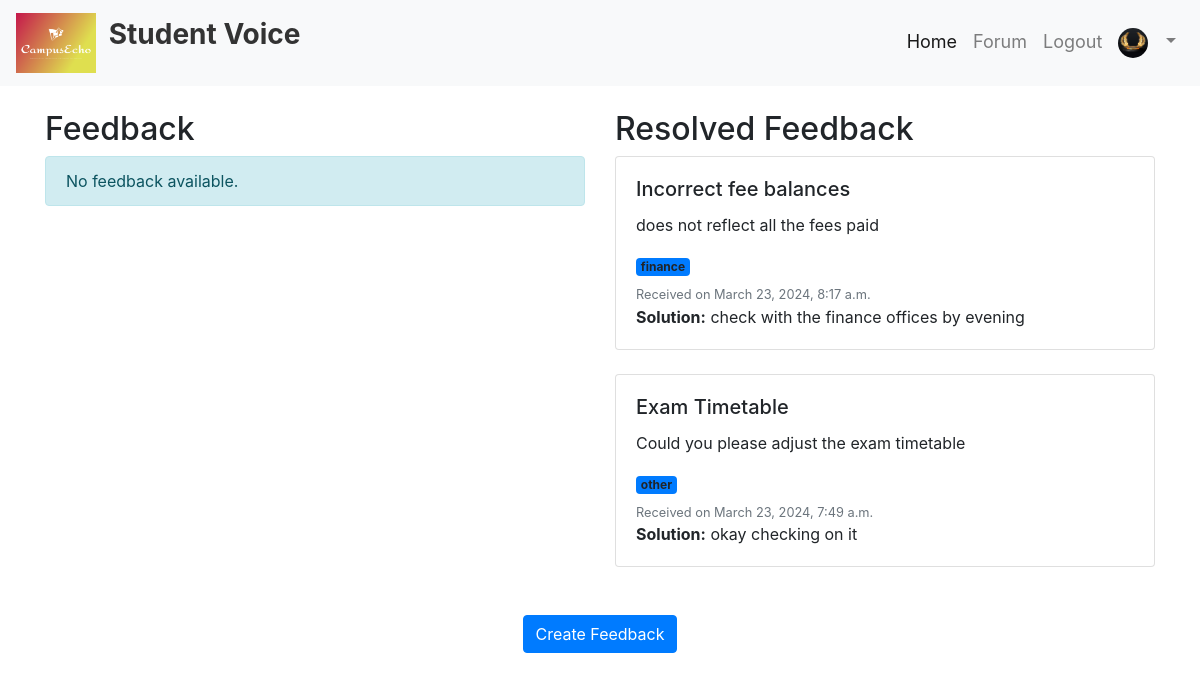
The app's page /student/ (signed in), older data.
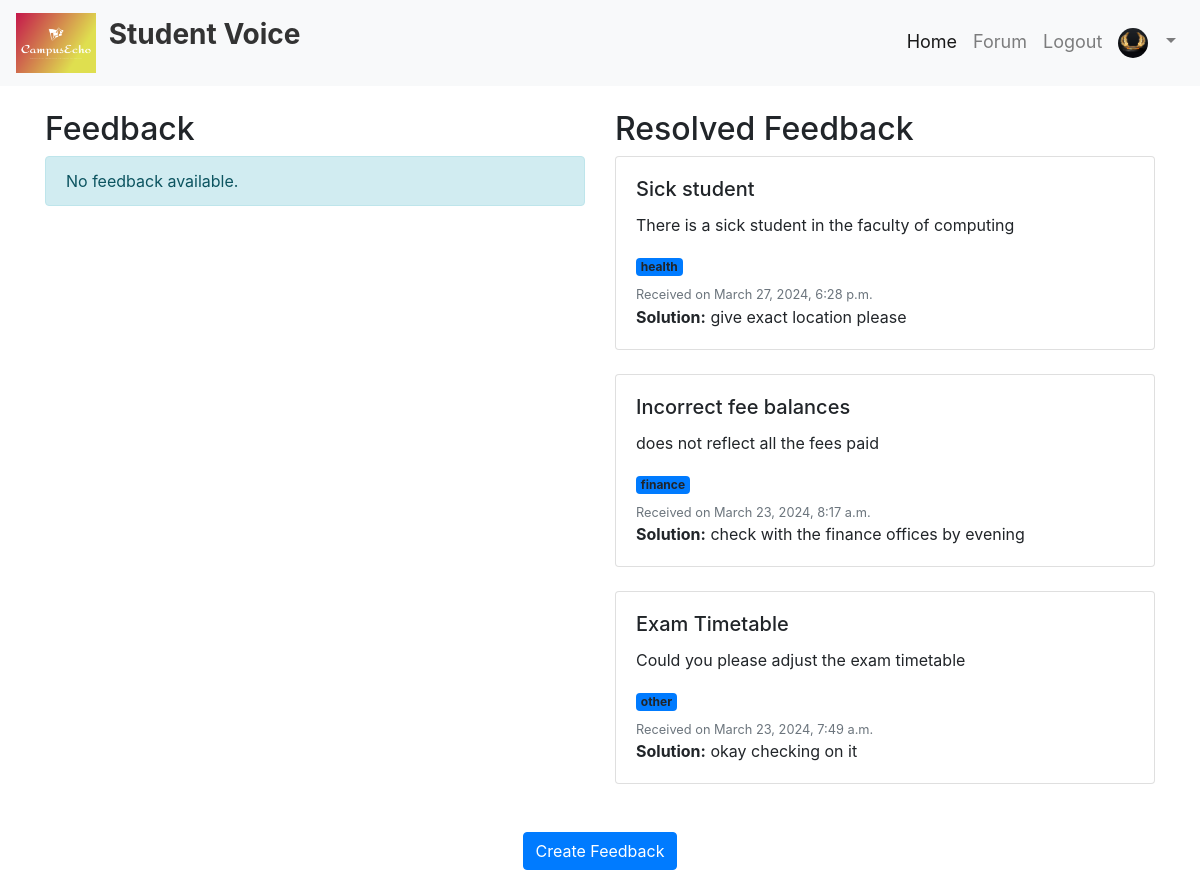
The same page, newer data.
### campusEcho/models.py (models this page shows, shortened)
class Feedback(models.Model):
    CATEGORY_CHOICES = [
        ('academics', 'Academics'),
        ('finance', 'Finance'),
        ('health', 'Health and Welfare'),
        ('housing', 'Housing'),
        ('other', 'Other'),
    ]
    SEVERITY_CHOICES = [
        ('critical', 'Critical'),
        ('urgent', 'Urgent'),
        ('emergency', 'Emergency'),
        ('normal', 'Normal'),
    ]
    FEEDBACK_TYPE_CHOICES = [
        ('complaint', 'Complaint'),
        ('recommendation', 'Recommendation'),
        ('report', 'Report'),
        ('other', 'Other'),
    ]
    STATUS_CHOICES = [
        ('resolved', 'Resolved'),
        ('pending', 'Pending'),
    ]
    category = models.CharField(max_length=100, choices=CATEGORY_CHOICES)
    severity = models.CharField(max_length=100, choices=SEVERITY_CHOICES)
    feedback_type = models.CharField(max_length=100, choices=FEEDBACK_TYPE_CHOICES)
    title = models.CharField(max_length=255)
    description = models.TextField()
    submitted_at = models.DateTimeField(auto_now_add=True)
    evidence = models.ImageField(upload_to='feedback_evidence/', blank=True, null=True)
    recommendation = models.TextField(blank=True, null=True)
    status = models.CharField(max_length=100, choices=STATUS_CHOICES, default='pending')
    solution = models.TextField(blank=True, null=True)
    student = models.ForeignKey(User, on_delete=models.CASCADE, null=True)

### campusEcho/views.py (the view)
# urls.py: path('student/', views.studenthome, name='studenthome'),
def studenthome(request):
    feedbacks = Feedback.objects.filter(student=request.user, status='pending').order_by('-submitted_at')
    resolved_feedbacks = Feedback.objects.filter(student=request.user, status='resolved').order_by('-submitted_at')
    context = {
        'feedbacks': feedbacks,
        'resolved_feedbacks': resolved_feedbacks,
    }
    return render(request, 'student.html', context)

### Templates/student.html (shortened to what the changed rows need)
{% load static %}
<!DOCTYPE html>
<html>
<head>
    <link rel="stylesheet" href="{% static 'css/student.css' %}">
    <link rel="stylesheet" href="https://stackpath.bootstrapcdn.com/bootstrap/4.5.2/css/bootstrap.min.css">
</head>
<body>
    <div class="container mt-4">
        <div class="row">
            <div class="col-md-6">
                <h2>Feedback</h2>
            </div>
            <div class="col-md-6">
                <h2>Resolved Feedback</h2>
                {% for feedback in resolved_feedbacks %}
                <div class="card mb-4">
                    <div class="card-body">
                        <h5 class="card-title">{{ feedback.title }}</h5>
                        <p class="card-text">{{ feedback.description|truncatewords:30 }}</p>
                        <span class="badge bg-primary">{{ feedback.category }}</span>
                        <small class="text-muted d-block mt-2">Received on {{ feedback.submitted_at }}</small>
                        <p class="card-text"><strong>Solution:</strong> {{ feedback.solution }}</p>
                    </div>
                </div>
                {% empty %}
                <div class="alert alert-info">No resolved feedback available.</div>
                {% endfor %}
            </div>
        </div>
    </div>
    </body>
</html>

Row changes from the older to the newer data that the page shows:
added Feedback: title "Sick student", description "There is a sick student in the faculty of computing", category "health", submitted_at "March 27, 2024, 6:28 p.m.", solution "give exact location please"
